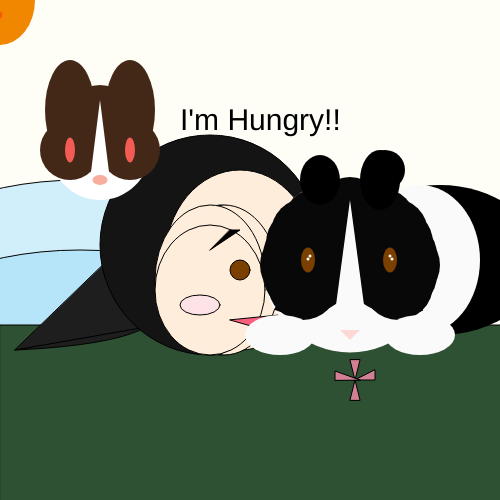
Frame 1 (no input)
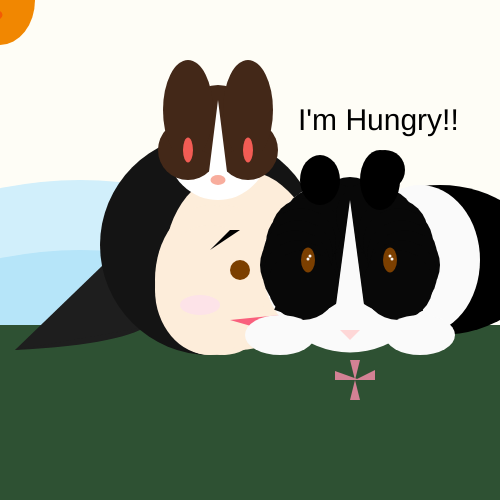
Frame 60 (no input)
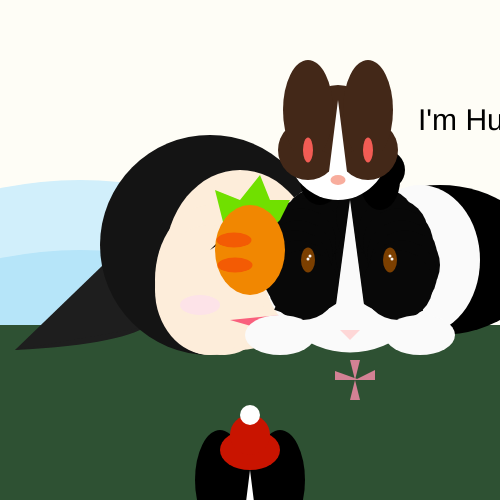
Frame 120 (the mouse pressed at the canvas centre since frame 60)

The p5.js sketch that drew these frames (run headless with seeded random() and noise() and a simulated clock; from frame 60 on, the mouse is pressed at the canvas centre):

// p5.js sketch
// ── sketch.js
let   x = 100
let   y = 700
let   d = 150
let   pace = 20
let   pace_1 = 2

function setup() {
  createCanvas(500, 500);
}

function draw() {
  background(254, 253, 246);
  //body
  fill(209, 239, 251)
  ellipse(80, 280, 400, 200)
  //arm
  fill(182, 229, 249)
  ellipse(80, 350, 400, 200)
  //floor
  fill(46, 81, 51)
  rect(0, 325, 1500, 200);
  //flowers'
  fill(210, 129, 148)
  triangle(350, 360, 355, 380, 360, 360)
  triangle(355, 380, 375, 380, 375, 370)
  triangle(350, 400, 355, 380, 360, 400)
  triangle(335, 380, 335, 371, 360, 380)
  //hair
  fill(30);
  bezier(190, 220, 10, 220, 335, 335, 15, 350);
  line(10,10, 20, 20);
  triangle(160, 210, 300, 300 , 15 , 350);
  fill(20);
  circle(210, 245, 220);

  //face
  fill(253, 237, 218);
  ellipse(240, 260, 150, 180);
  ellipse(220, 280, 110, 150);
  ellipse(224, 280, 110, 150);
  ellipse(210, 280, 110, 150);
  ellipse(210, 290, 110, 130);
  
  //eyes
  fill(123, 63, 0);
  circle(240, 270, 20);
  
  //mouth
  fill(249, 96, 125);
  triangle (230, 320, 300, 340, 430, 300);
  
  //eyebrow
  fill(0);
  triangle(230, 230, 240, 230, 210, 250);
  
  //blush
  fill(253, 227, 232);
  ellipse(200, 305, 40, 20);
  
  noStroke();
  //body
  fill(0)
  ellipse(440, 260, 200, 150)
  fill(250)
  ellipse(420, 260, 120, 150)
  
  //rabbit face
  fill(250);
  circle(350, 265, 175);
  fill(8);
  arc(300, 250, 130, 130, 1.75 * PI, .63 * PI);
  arc(400, 250, 130, 130, 1/2.6 * PI, PI + QUARTER_PI);
  circle(350,212,70);
  circle(318,223,70);
  circle(328,216,70);
  circle(306,233,70);
  circle(301,243,70);
  circle(298,255,70);
  circle(295,265,70);
  circle(298,275,70);
  circle(303,285,70);
  circle(381,223,70);
  circle(371,216,70);
  circle(393,233,70);
  circle(398,243,70);
  circle(402,255,70);
  circle(405,265,70);
  circle(402,275,70);
  circle(398,285,70);
  fill(250);
  triangle(330, 350, 350, 200, 370, 350);
  
  //eyes
  fill(123, 63, 0);
  ellipse (308, 260, 14,25);
  ellipse(390, 260, 14,25);
  fill(250);
  circle (310, 256, 3);
  circle (308, 259, 3);
  circle (390, 256, 3);
  circle (392, 259, 3);
  
  //nose
  fill(254, 215, 215);
  triangle(340, 330, 350, 340, 360, 330);
  
  //paw
  fill(250);
  ellipse(280, 335, 70, 40);
  ellipse(420, 335, 70, 40);
  
  //ears
  fill(0);
  strokeWeight(90);
  ellipse(320, 180, 40, 50);
  ellipse(380, 180, 40, 60);
  ellipse(385, 170, 40, 40);
  
  // float_rabbit
  // face
  fill(255);
  circle(x, d, 100);
  // brown part
  fill(67, 40, 24);
  circle(x - 30, d, 60);
  circle(x + 30, d, 60);
  circle(x, d - 30, 70);
  ellipse(x - 30, d - 40, 50, 100);
  ellipse(x + 30, d - 40, 50, 100);
  // triangle
  fill(255);
  triangle(x, d - 50, x - 10, d + 30, x + 10, d + 30);
  // eyes
  fill(242, 92, 84);
  ellipse(x - 30, d, 10,  25);
  ellipse(x + 30, d, 10,  25);
  // nose
  fill (248, 173, 157)
  ellipse(x, d + 30, 15, 10);
  // text
  textSize(30);
  fill(0);
  text("I'm Hungry!!", x + 80, d - 20);
  x = x + pace_1
  if(x > width + 100){
    x = -100
  }
  
  // move_with_mouse_carrot
  fill(112, 224, 0)
  beginShape();
  vertex(mouseX - 25, mouseY - 20)
  vertex(mouseX - 35, mouseY - 60)
  vertex(mouseX - 10, mouseY - 50)
  vertex(mouseX + 10, mouseY - 75)
  vertex(mouseX + 20, mouseY - 50)
  vertex(mouseX + 40, mouseY - 50)
  vertex(mouseX + 30, mouseY - 30)
  vertex(mouseX, mouseY)
  endShape();
  fill(241, 135, 1);
  ellipse(mouseX, mouseY, 70,90);
  fill(243, 91, 4);
  ellipse(mouseX - 16, mouseY -10, 35,15);
  ellipse(mouseX - 15, mouseY +15, 35,15);
  
  if(mouseIsPressed == true){
    // body
    fill(255);
    ellipse(mouseX, y + 70, 110, 90);
    // face
    fill(255);
    circle(mouseX, y, 100);
    fill(0);
    circle(mouseX + 30, y ,60);
    circle(mouseX - 30, y ,60);
    circle(mouseX, y - 30, 70);
    ellipse(mouseX - 30, y - 40, 50, 100);
    ellipse(mouseX + 30, y - 40, 50, 100);
    // eyes
    fill(255);
    ellipse(mouseX - 30, y, 10,  25);
    ellipse(mouseX + 30, y, 10,  25);
    triangle(mouseX, y - 50, mouseX - 10, y + 30, mouseX + 10, y + 30);
    // nose
    fill (0);
    ellipse(mouseX, y + 30, 15, 10);
    // hat
    fill(201 ,20, 0);
    ellipse(mouseX, y - 70, 60, 40);
    ellipse(mouseX, y - 85, 40, 40);
    fill(255)
    circle(mouseX, y - 105, 20)
    y = y + pace
    if(y > width + 200 || y < mouseY){
      pace = - pace
    }
  }else{
    y = 700
    pace = 20
  }
  
}
